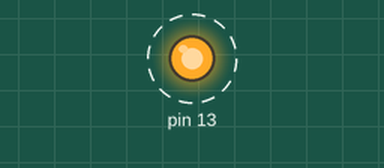
Simulated run of this sketch. Board: Arduino Uno, built with avr-gcc and run on an emulated ATmega328P. Shown: output pins drawn as LEDs (lit = HIGH). Dashed ring = blinking.

Above: at 0.5 s.
Timing chart, 0 to 4.6 s (numbered marks = the images above):
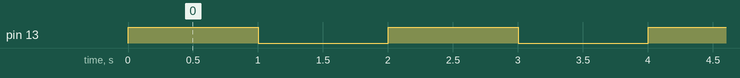

The sketch:

led_blink_pointers.ino
```cpp
volatile uint8_t * const data_reg = (uint8_t *) 0x25; //addresses of the I/O register 0x25 for PORTB

volatile uint8_t * const dir_reg  = (uint8_t *) 0x24; //addresses of the I/O register 0x24 for DDRB

void setup() {
  *dir_reg = 0x20; // set the bit 5 to 1 (set the PB5 pin as output)

  *data_reg = 0x20; // set the bit 5 to 1 (drive the PB5 high > turn LED on)
}

void loop() {
  *data_reg = 0x20; // Set pin PB5 high (logic one) > turn LED on

  _delay_ms(1000); // wait for a second

  *data_reg = 0x00;// Set pin PB5 low (logic zero) > turn LED off

  _delay_ms(1000); // wait for a second
}
```

Measured:
- by itself, pin 13: alternates HIGH for 1.0 s and LOW for 1.0 s
